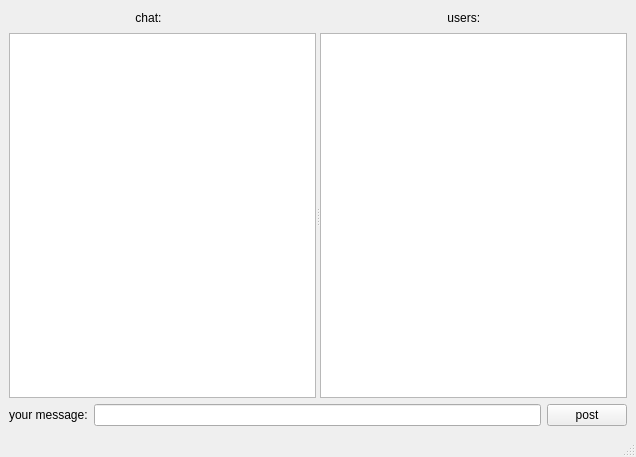
<?xml version="1.0" encoding="UTF-8"?>
<ui version="4.0">
 <class>MainWindow</class>
 <widget class="QMainWindow" name="MainWindow">
  <property name="geometry">
   <rect>
    <x>0</x>
    <y>0</y>
    <width>636</width>
    <height>457</height>
   </rect>
  </property>
  <property name="windowTitle">
   <string>MainWindow</string>
  </property>
  <widget class="QWidget" name="centralwidget">
   <layout class="QVBoxLayout" name="verticalLayout" stretch="1,20,0">
    <item>
     <layout class="QHBoxLayout" name="horizontalLayout_3">
      <item>
       <widget class="QLabel" name="label_2">
        <property name="toolTip">
         <string>&lt;html&gt;&lt;head/&gt;&lt;body&gt;&lt;p&gt;&lt;br/&gt;&lt;/p&gt;&lt;/body&gt;&lt;/html&gt;</string>
        </property>
        <property name="text">
         <string>                                      chat:</string>
        </property>
       </widget>
      </item>
      <item>
       <widget class="QLabel" name="label_3">
        <property name="text">
         <string>                                      users:</string>
        </property>
       </widget>
      </item>
     </layout>
    </item>
    <item>
     <widget class="QSplitter" name="splitter">
      <property name="orientation">
       <enum>Qt::Horizontal</enum>
      </property>
      <widget class="QTextBrowser" name="textBrowser"/>
      <widget class="QListWidget" name="listWidget"/>
     </widget>
    </item>
    <item>
     <layout class="QHBoxLayout" name="horizontalLayout">
      <item>
       <widget class="QLabel" name="label">
        <property name="text">
         <string>your message:</string>
        </property>
       </widget>
      </item>
      <item>
       <widget class="QLineEdit" name="msgEdit"/>
      </item>
      <item>
       <widget class="QPushButton" name="pubButton">
        <property name="text">
         <string>post</string>
        </property>
       </widget>
      </item>
     </layout>
    </item>
   </layout>
  </widget>
  <widget class="QMenuBar" name="menubar">
   <property name="geometry">
    <rect>
     <x>0</x>
     <y>0</y>
     <width>636</width>
     <height>22</height>
    </rect>
   </property>
  </widget>
  <widget class="QStatusBar" name="statusbar"/>
 </widget>
 <resources/>
 <connections/>
</ui>
